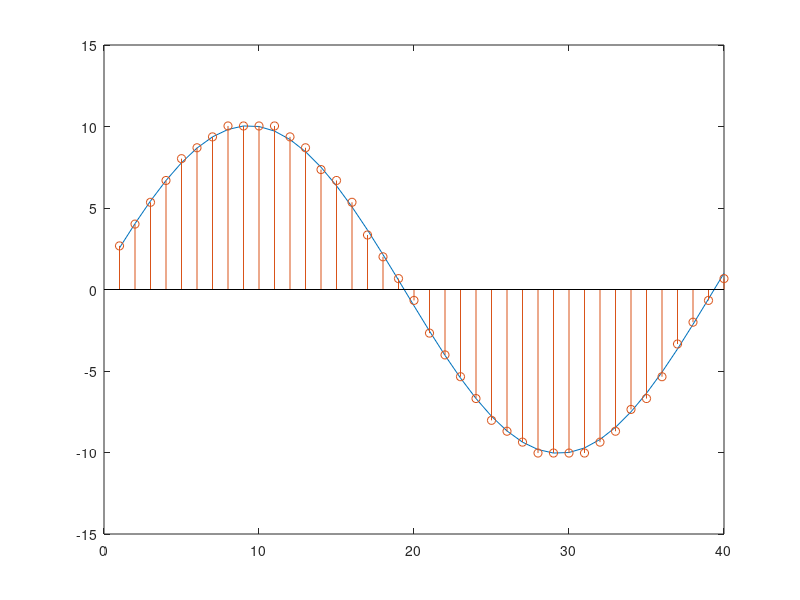

Source code (MATLAB):
f = 1;
fs = 40;
n = 1 : 40;
y = cos(2*pi*f/fs*n) + 10 * sin(2*pi*f/fs*n);
subplot(1,1,1);
plot(n,y);
hold on;
b = 5;
label = 2^(b - 1)-1;
max_amplitude = max(abs(y));
yq = (floor((y * label)/max_amplitude + 0.5))/ label * max_amplitude;
stem(n, yq);